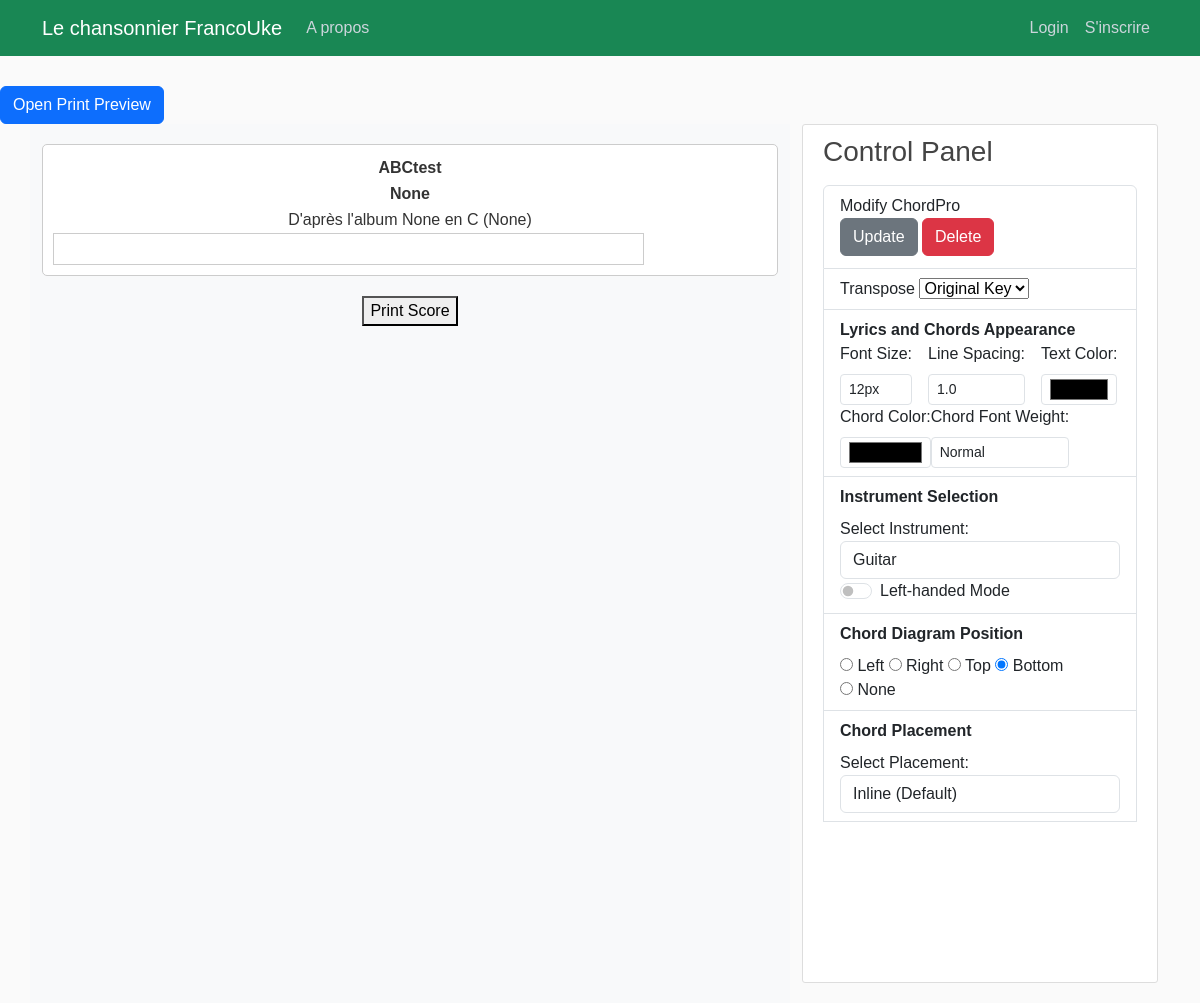
Before: /score/373/ with the older database file.
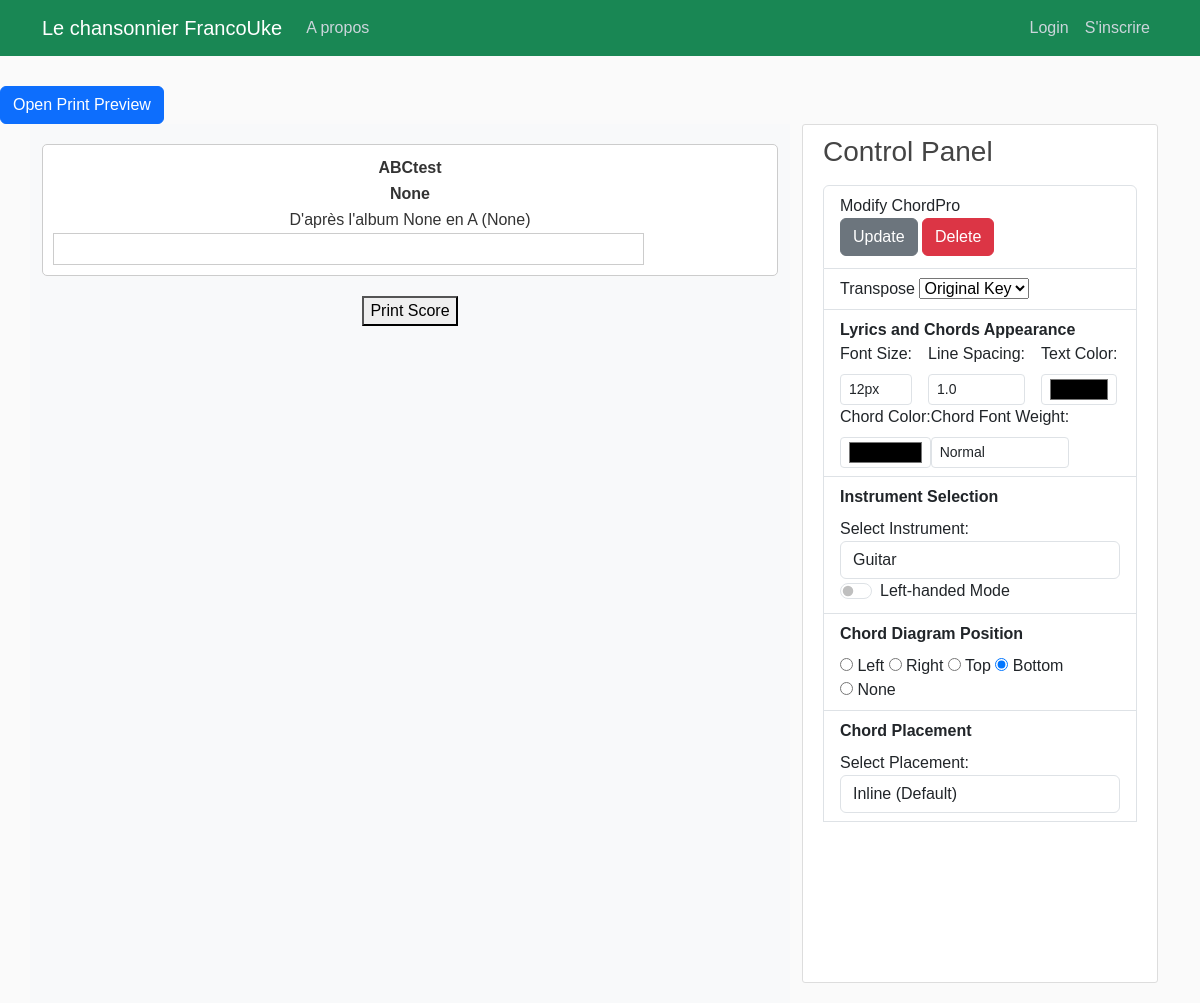
After: the same page with the newer database file.
### songbook/models.py (models this page shows, shortened)
class Song(models.Model):
    songTitle = models.CharField(max_length=100, blank=True, null=True)
    songChordPro = models.TextField()  # Original
    lyrics_with_chords = models.JSONField(null=True, blank=True)
    metadata = models.JSONField(blank=True, null=True)  # Stores metadata as JSON
    date_posted = models.DateField(default=timezone.now)
    contributor = models.ForeignKey(User, on_delete=models.CASCADE)
    abc_notation = models.TextField(blank=True, null=True, help_text="Optional ABC notation for this song.")
    tags = TaggableManager(blank=True)

### songbook/views.py (the view)
# urls.py: path('score/<int:pk>/', ScoreView.as_view(),name='score'),
class ScoreView(DetailView):
    model = Song
    template_name = 'songbook/song_simplescore.html'  # Temporary template for experiments
    context_object_name = 'score'
    def get_context_data(self, **kwargs):
        context = super().get_context_data(**kwargs)
        if self.request.user.is_authenticated:
            preferences, created = UserPreference.objects.get_or_create(user=self.request.user)
            context["preferences"] = preferences
        else:
            context["preferences"] = None  # Handle unauthenticated users if necessary
        return context

### songbook/templates/songbook/song_simplescore.html (shortened to what this page needs)
{% load static %}
<!DOCTYPE html>
<html lang="en">
<head>
<link href="https://cdn.jsdelivr.net/npm/bootstrap@5.3.3/dist/css/bootstrap.min.css" rel="stylesheet">
    {% if pdf_generation %}
        <link rel="stylesheet" href="file://{{ STATIC_ROOT }}/songbook/main.css">
        <link rel="stylesheet" href="file://{{ STATIC_ROOT }}/songbook/song_simplescore.css">
    {% else %}
        <link rel="stylesheet" type="text/css" href="{% static 'songbook/main.css' %}">
        <link rel="stylesheet" href="{% static 'songbook/song_simplescore.css' %}">
    {% endif %}
</head>
<body>
    <header class="site-header">
        {% include "partials/_navbar.html" %}
      </header>
      <button type="button" class="btn btn-primary mt-3" data-bs-toggle="modal" data-bs-target="#printPreviewModal">
        Open Print Preview
    </button>
      <main role="main" class="container">
        <div class="row">
            <div class="col-8 bg-light">
                <div id="printableScore" style="background-color:#FFF; padding: 10px; border: 1px solid #ccc; border-radius: 5px; max-width: 800px; margin: 20px auto;">
                    <table id="song_header" table table-borderless style="width: 100%; margin: 0 auto; padding: 1;">
                        <tbody>
                            <tr style="height:fit-content;">
                                <td class="col-3">
                                </td>
                                <td class="col-6" style="text-align: center; font-weight: bolder;">{{ score.songTitle }}</td>
                                <td class="col-3" style="text-align: right;">
                                </td>
                            </tr>
                            <tr>
                                <td class="col-sm-3">
                                    </td>
                                <td class="col-sm-6" style="text-align: center; font-weight: bolder;">{{ score.metadata.artist }}</td>
                                <td class="col-sm-3"></td>
                            </tr>
                            <tr>
                                <td colspan="3" style="text-align: center; " id="recording">D'après l'album {{ score.metadata.album }} en {{ score.metadata.key }} ({{ score.metadata.year }})</td>
                            </tr>
                        </tbody>
                    </table>
                <div id="lyrics-and-chords" class="row">
                    <div class="col-10">
                        <div id="lyrics-container" class="lyrics-container">
                        </div>
                    </div>
                    <div id="right-chord-diagram-placeholder" class="col-2"></div>
                </div>
            </div>
        <button onclick="printDiv('printableScore')" style="display: block; margin: 20px auto;">Print Score</button>
        </div>
            <div class="col-4">
                {% include "partials/_control_panel.html" %}
            </div>
    </main>
</body>
</html>

Changed rows visible on the page:
changed Song "ABCtest": metadata.key "C" → "A"
